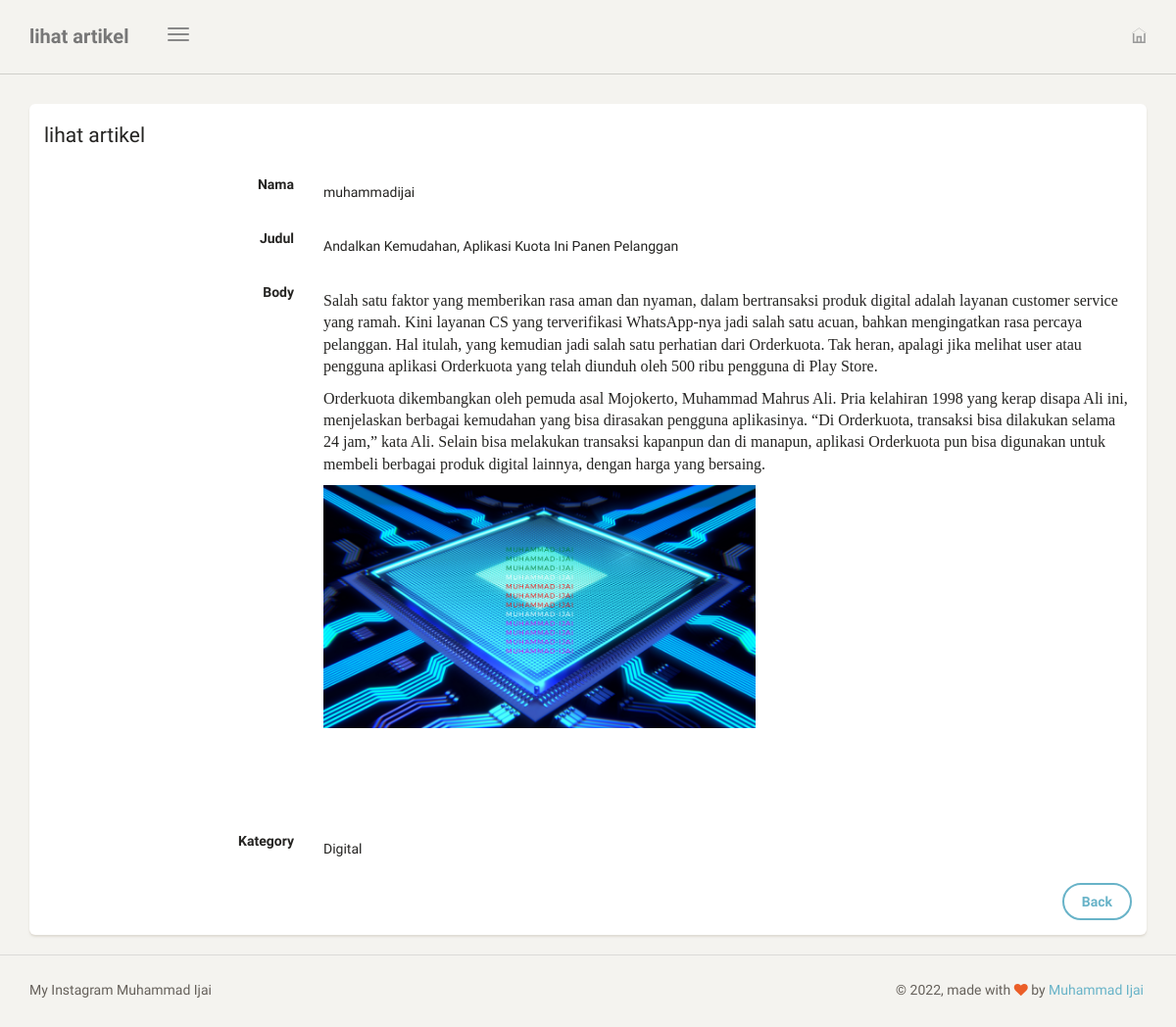
/dashboard/artikel/lihat/16 (signed in), run on the app's committed database.
### blog/models.py (models this page shows, shortened)
class Artikel(models.Model):
    nama = models.ForeignKey(User, on_delete=models.CASCADE, blank=True, null=True)
    judul = models.CharField(max_length=100)
    body = RichTextUploadingField(blank=True, null=True,
                                  config_name='special',
                                  external_plugin_resources=[(
                                       'youtube',
                                       '/static/ckeditor_plugins/youtube/youtube/',
                                       'plugin.js',
                                       )],
    )
    kategory = models.ForeignKey(Kategori, on_delete=models.CASCADE)
    date = models.DateTimeField(auto_now_add=True)
    thumbnail = models.ImageField(upload_to='artikel/thumbnail/', blank=True, null=True)
    class Meta:
        ordering=['-date']
        verbose_name_plural = "Artikel"

class Kategori(models.Model):
    nama = models.CharField(max_length=20)
    def __str__(self):
        return self.nama
    class Meta:
        verbose_name_plural = "Kategori"

### blog/views.py (the view)
# urls.py: path('artikel/lihat/<str:id>',lihat_artikel, name='lihat_artikel'),
@login_required
def lihat_artikel(request, id):
    template_name = "back/lihat_artikel.html"
    artikel = Artikel.objects.get(id=id)
    context = {
        'title':'lihat artikel',
        'artikel': artikel,
    }
    return render(request, template_name, context)

### templates/back/lihat_artikel.html (shortened to what this page needs)
{% extends 'back/base.html' %}
{% block content %}
 <div class="content">
	            <div class="container-fluid">
	                <div class="row">
	                    <div class="col-md-12">
	                        <div class="card">
								<form class="form-horizontal" method="POST">
		                            <div class="card-header">
										<h4 class="card-title">
											{{title}}
										</h4>
									</div>
		                            <div class="card-content">
										<div class="form-group">
		                                    <label class="col-md-3 control-label">Nama</label>&ensp;
		                                    <div class="col-md-9">
		                                        {{artikel.nama}}
		                                    </div>
		                                </div>
										<div class="form-group">
		                                    <label class="col-md-3 control-label">Judul</label>&ensp;
		                                    <div class="col-md-9">
		                                         {{artikel.judul}}
		                                    </div>
		                                </div>
										<div class="form-group">
		                                    <label class="col-md-3 control-label">Body</label>&ensp;
		                                    <div class="col-md-9">
                                                {{artikel.body|safe}}
		                                    </div>
		                                </div>
										<div class="form-group">
		                                    <label class="col-md-3 control-label">Kategory</label>&ensp;
		                                    <div class="col-md-9">
		                                        {{artikel.kategory}}
		                                    </div>
		                                </div>
									</div>
									<div class="card-footer text-right">
										<div class="form-group">
											<label class="col-md-3"></label>
											<div class="col-md-9">
												<a class="btn btn-info" href="{% url 'tabel_artikel' %}">Back</a>
											</div>
										</div>
									</div>
								</form>
	                    	</div>
	                	</div>
	                </div>
	            </div>
	    	</div>
{% endblock content %}

### data on the page
Artikel: nama "muhammadijai", judul "Andalkan Kemudahan, Aplikasi Kuota Ini Panen Pelanggan", body "Salah satu faktor yang memberikan rasa aman dan nyaman, dalam bertransaksi produk digital adalah layanan customer service yang ramah. Kini layanan CS yang terverifikasi WhatsApp-nya jadi salah satu acuan, bahkan mengingatkan rasa percaya pelanggan. Hal itulah, yang kemudian jadi salah satu perhatian dari Orderkuota. Tak heran, apalagi jika melihat user atau pengguna aplikasi Orderkuota yang telah diunduh oleh 500 ribu pengguna di Play Store. Orderkuota dikembangkan oleh pemuda asal Mojokerto, Muhammad Mahrus Ali. Pria kelahiran 1998 yang kerap disapa Ali ini, menjelaskan berbagai kemudahan yang bisa dirasakan pengguna aplikasinya. “Di Orderkuota, transaksi bisa dilakukan selama 24 jam,”…", body (picture), kategory "Digital"

### other printed values
{{ title }} "lihat artikel"
